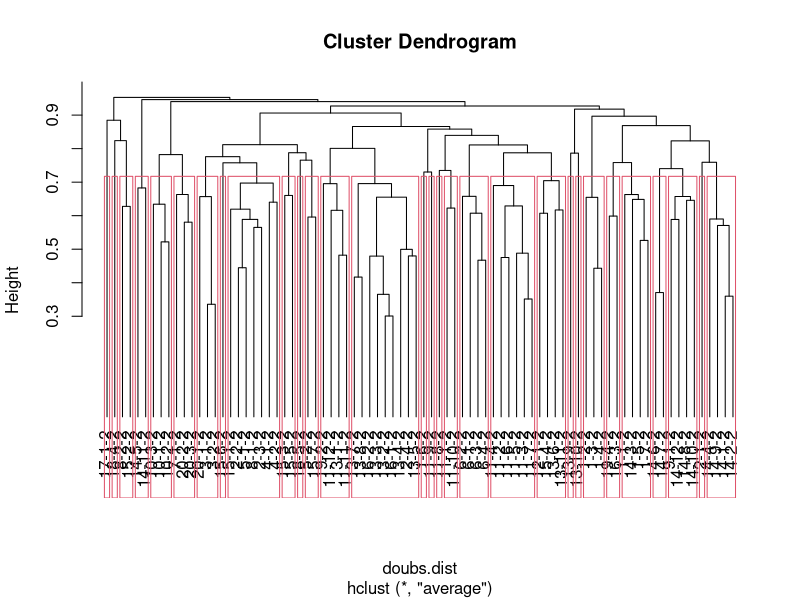
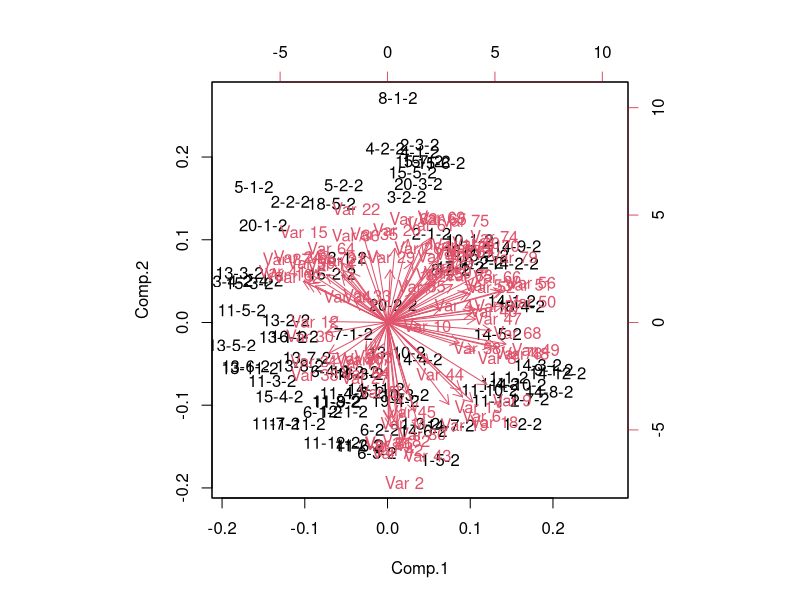
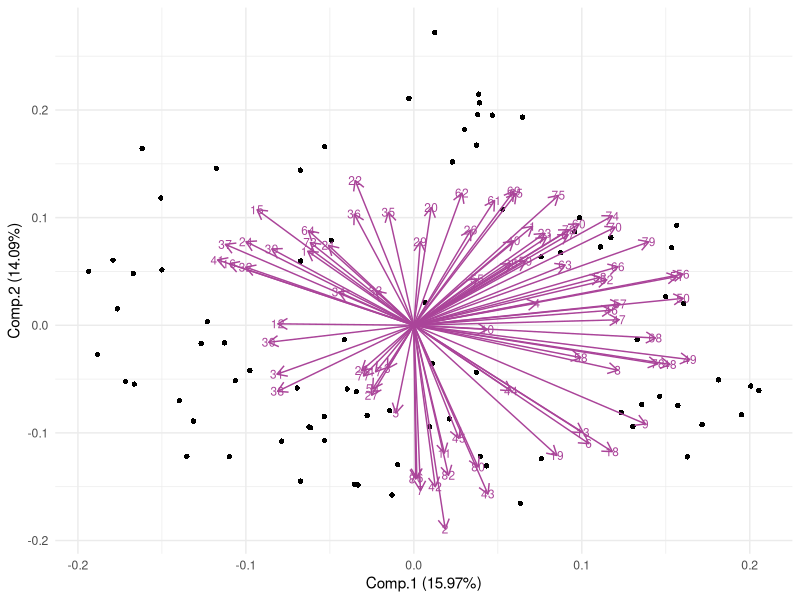
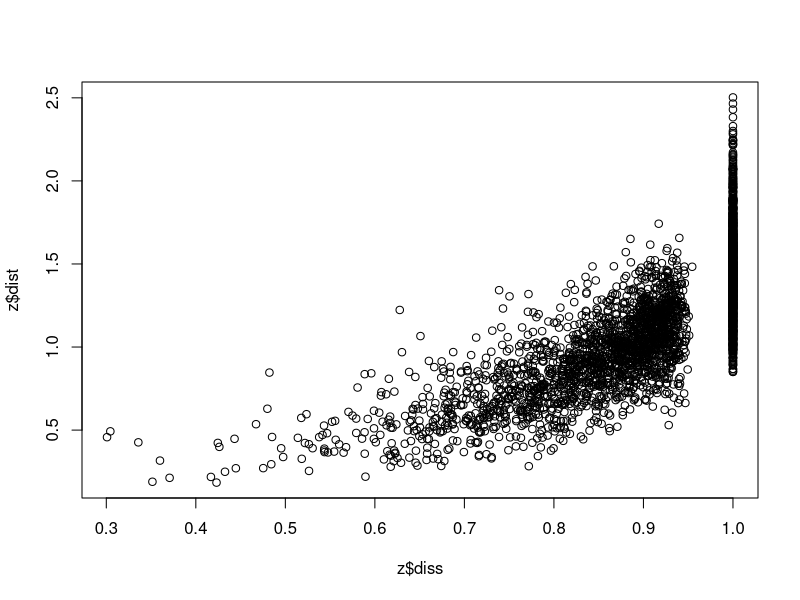
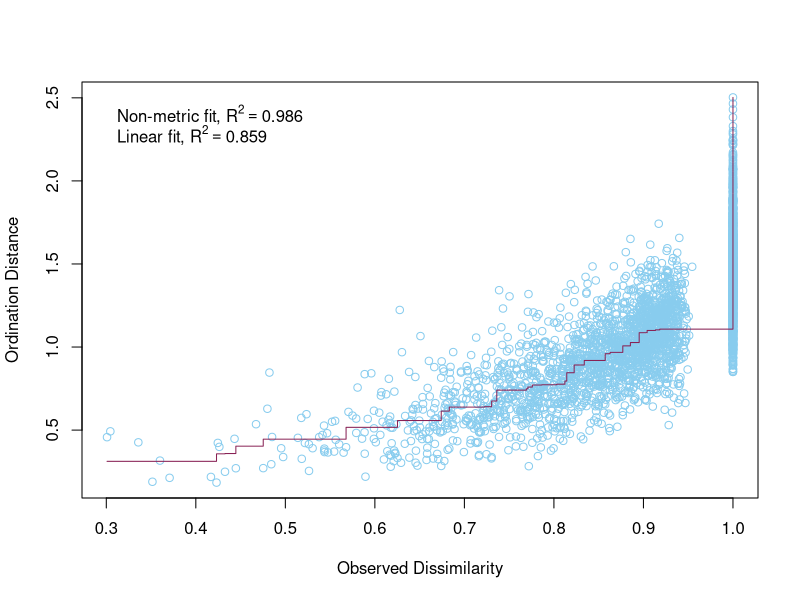
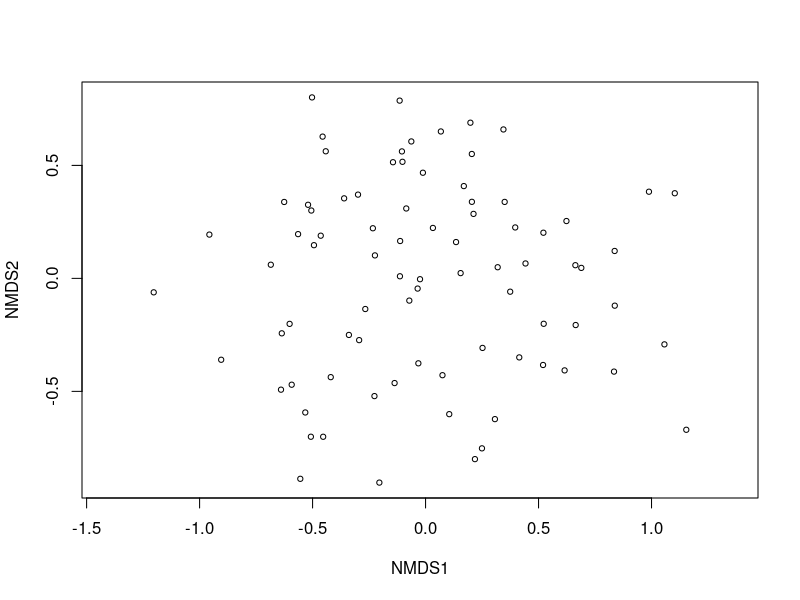
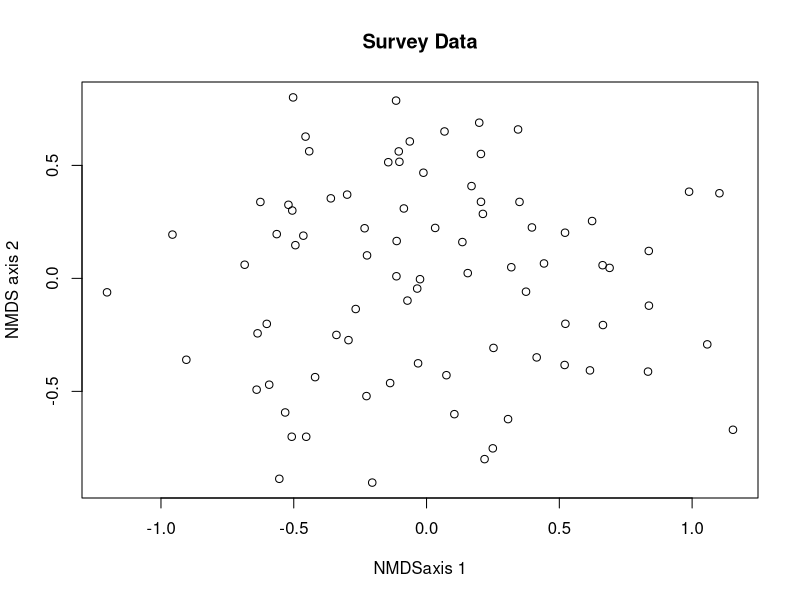
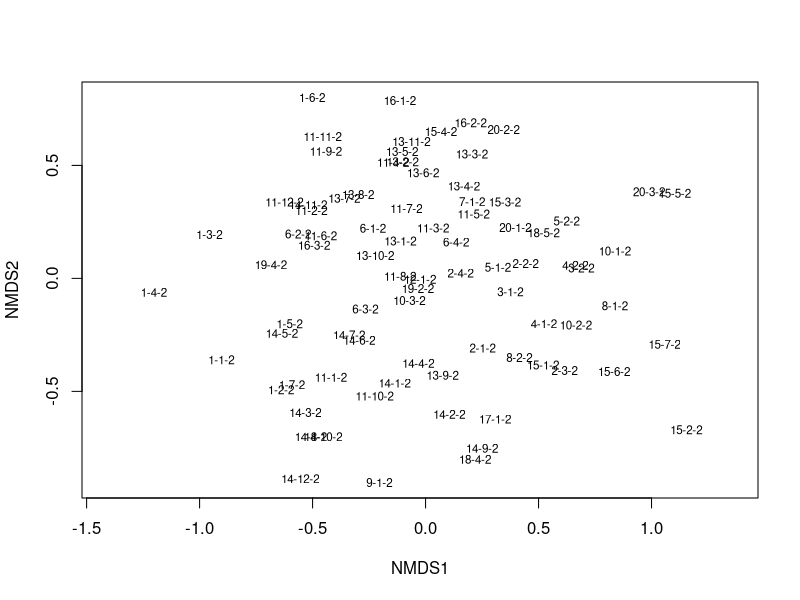

Write R code to recreate these figures, in order. (Note: this script raises an error after producing the figures.)
#### NMDS ####

# Before anything else, verify that your environment is totally clear.
# This is important, because old objects can foul up the works
# Clean up the working environment
rm(list = ls())

# Verify working directory, should be ~/Documents/Analyses/lastname_first
getwd()

# Load tidyverse
library("tidyverse")
# Check for updates
tidyverse_update()


#### Cleaning up the data ####

library(dplyr)

library(readr)
SurveyData <- read_csv("SurveyData_Clean.csv")

library(readr)
SurveyData <- read_csv("SurveyData_Clean_WN_removed.csv")

# The species that were entered as percent-cover need to be accounted for
# Given that the number of plants will vary greatly, but cover plants were all
# in Tier_1, for each percent cover plant I will give a value of 

# The plot needs to be numeric, so I need to change the Plot names to unique
# numeric variables, site needs to be given a number value as does W_N

# This code gives the combined plot names a simple, unique, numeric ID, but I 
# would like clearer ID's so I will use another method
# SurveyData_Combined$Plot <- as.numeric(as.factor(SurveyData_Combined$Plot))

# Assigning the Site a unique numeric value
SurveyData$Site <- as.numeric(as.factor(SurveyData$Site))
# Assigning W and N unique numeric values (weed is now 2, native is now 1)
SurveyData$W_N <- as.numeric(as.factor(SurveyData$W_N))

# Now combine this into unique numerical plot names
library(tidyr)
SurveyData_Combined <- SurveyData %>%
  unite(Plot, Site, Plot, sep = "-")

# Unite Plot and Weed vs Native columns so that now the plot id is all in one
# column that includes the site, plot number, and whether it is weed or native
library(tidyr)
SurveyData_Combined <- SurveyData_Combined %>%
  unite(Plot, Plot, W_N, sep = "-")


#### Change the data to be a matrix (n sample units x p species) ####

# This code gives NA values when species are not present in a plot
#Survey_wideNA <- SurveyData_Combined %>%
#  pivot_wider(names_from = Plot, 
#              values_from = Tier_1, 
#              id_cols = ScientificName)

# autotransform is not doing anything, so I need to transform my data
# square root was given as a good transformation, so I will do that

SurveyData_Combined$Tier_1_sqrt <- sqrt(SurveyData_Combined$Tier_1)

# Filter down to only native species
# Remove native species plots
# Remove rows where Group is "Native"

SurveyData_Combined_Weeds <- SurveyData_Combined %>% 
  filter(CentralSpecies != "Native")

# This code gives 0 values when species are not present in a plot
Survey_wide <- SurveyData_Combined_Weeds %>%
  pivot_wider(names_from = ScientificName, 
              values_from = Tier_1_sqrt, 
              id_cols = Plot) %>%
  mutate_all(~ replace(., is.na(.), 0))

# instead of being a tibble, I wanted to convert it back to a data frame
Survey_wide = as.data.frame(Survey_wide)


# Needs to remove the first column of numbers as row names and make the Scientific 
# names of species into the row names
row.names(Survey_wide) <- Survey_wide$Plot 
# Remove the first column from the data frame 
Survey_wide <- Survey_wide[, -1]

#Quick checks for empty rows or columns...
rowSums(Survey_wide)
colSums(Survey_wide)

# These are the columns that need to be removed using the data with the extra 
# woolly nightshades removed
Survey_wide<-Survey_wide[,-115] # this gets rid of the the column where there is a zero
Survey_wide<-Survey_wide[,-40] # this gets rid of the the column where there is a zero
Survey_wide<-Survey_wide[,-39] # this gets rid of the the column where there is a zero


# These are the columns that need to be removed using the data without the extra woolly
# nightshades removed
Survey_wide<-Survey_wide[,-14] # this gets rid of the the column where there is a zero
Survey_wide<-Survey_wide[,-34] # this gets rid of the the column where there is a zero
Survey_wide<-Survey_wide[,-37] # this gets rid of the the column where there is a zero

# This code gives 0 values when species are not present in a plot
# Survey_wide <- SurveyData_Combined %>%
#  pivot_wider(names_from = ScientificName, 
#              values_from = Tier_1_sqrt, 
#              id_cols = Plot) %>%
#  mutate_all(~ replace(., is.na(.), 0))

# instead of being a tibble, I wanted to convert it back to a data frame
# Survey_wide = as.data.frame(Survey_wide)


# Needs to remove the first column of numbers as row names and make the Scientific 
# names of species into the row names
# row.names(Survey_wide) <- Survey_wide$Plot 
# Remove the first column from the data frame 
# Survey_wide <- Survey_wide[, -1]

# Note is that this is not subset, may need to subset to only the 
# most common species or species that occur more than 5 times etc.

#### NMDS ####

library(vegan)

#Quick checks for empty rows or columns...
# rowSums(Survey_wide)
# colSums(Survey_wide)

#Empty sites can cause problems so let's drop it
# Survey_wide<-Survey_wide[,-46] # this gets rid of the the column where there is a zero
# Survey_wide<-Survey_wide[,-49,] # this gets rid of the the column where there is a zero

doubs.dist<-vegdist(Survey_wide)
doubs.dist

# Check for Na, NaN,Inf values
any(is.na(doubs.dist))
any(is.infinite(doubs.dist))


#Classification
Survey_wide<-hclust(doubs.dist,method='average')
plot(Survey_wide,hang=-1) #The hang=-1 tidies it up so all the end nodes finish at the same level
grp<-cutree(Survey_wide,k=30) #K=4 is saying to identify the dominant 4 groups.
grp
rect.hclust(Survey_wide, k=30)


#Conduct a PCA on continuous data, commonly used for environmental 
#variable reduction. Say we want to combine variables that are similar in 
#for SEM we may use PCA

# linkage - once you have the two most similar sites together, how do you think about the similarity to the other sites. Best method is UPPGMA (an average weighed method)

# Now doing a PCA on the data
# Can do PCA on vegan or just the base programme of R, they just use different commands 
# (see powerpoint handout for more info)

doubs.pca<-princomp(doubs.dist,cor=TRUE)
summary(doubs.pca) 
biplot(doubs.pca)

# Create PCA biplot with sites as points

# Load necessary libraries
library(ggplot2)
library(ggfortify)

autoplot(
  doubs.pca,
  data = doubs.dist,
  loadings = TRUE,             # Display loadings vectors
  loadings.label = TRUE,       # Display loadings labels
  loadings.colour = '#AA4499',     # Loadings vector color
  loadings.label.size = 3,     # Loadings label size
  loadings.label.colour = "#AA4499", # Loadings label color
  shape = 16) +                   # Use points for sites
  theme_minimal()              # Apply a minimal theme



#Moving on now to MDS
#DO MDS with vegan package
z <- metaMDS(comm = doubs.dist,
             autotransform = FALSE,
             distance = "bray",
             engine = "monoMDS",
             k = 4,
             weakties = TRUE,
             model = "global",
             maxit = 300,
             try = 40,
             trymax = 50)

z
# Stress Plot = Sheppard Plot
plot(z$diss, z$dist)

stressplot(object = z,
           p.col = "#88CCEE",
           l.col = "#882255",
           lwd = 1)

#always report the stress for MDS, never report the Rsquared you get from that plot above
plot(z)

plot(z[["points"]][,2]~z[["points"]][,1],main="Survey Data", xlab="NMDSaxis 1" , ylab= "NMDS axis 2", cex = 0.5 +as.numeric(Survey_wide$nit))

# Using ggplot2 to make a plot with site names
plot(z, type = "t")

# Looking at the stress/goodness of fit
gof <- goodness(object = z)
plot(z, display = "sites", type = "none")
points(z, display = "sites", cex = 2*gof/mean(gof))


# Make the points into a data frame for ggplot
z$points %>% head()
z.points <- data.frame(z$points)

# I need to make a new data frame that is just the plots and the Central species
# for that plot
# Load the dplyr package
library(dplyr)

# Create a new data frame with unique Plot values
Plot_Species <- SurveyData_Combined_Weeds %>% distinct(Plot, .keep_all = TRUE)

grp <- Plot_Species$CentralSpecies

# I don't think I need these

# data.scores <- as.data.frame(scores(z))  #Using the scores function from vegan to extract the site scores and convert to a data.frame
# data.scores$site <- rownames(z)  # create a column of site names, from the rownames of data.scores
# data.scores$grp <- grp  #  add the grp variable created earlier
# head(data.scores)  #look at the data


# Create a data frame of NMDS results with group information
z.points$Group <- Plot_Species$CentralSpecies # Replace with your group column

# Customize plot with ggplot2
nmds_plot <- ggplot(data = z.points, aes(x = MDS1, y = MDS2, shape = Group, color = Group)) +
  geom_point(size = 2) + # Set point size
  scale_shape_manual(values = c(16, 15, 18, 19)) + # Customize shapes
  scale_color_manual(values = c("#EE6677", "#228833", "#661100", "#44AA99")) + # Customize colors
  theme_minimal() +
  labs(x = "NMDS1", y = "NMDS2")

# Print the plot
print(nmds_plot)

# This plot works!!!!!!!!

# Customize plot with ggplot2 add polygons/ellipses
nmds_plot <- ggplot(data = z.points, aes(x = MDS1, y = MDS2, shape = Group, color = Group)) +
  geom_point(size = 2) + # Set point size
  scale_shape_manual(values = c(16, 15, 18, 19)) + # Customize shapes
  scale_color_manual(values = c("#EE6677", "#228833", "#661100", "#44AA99")) + # Customize colors
  geom_polygon(data = z.points, aes(fill = Group, group = Group), alpha = 0.1) +
  theme_minimal() +
  labs(x = "NMDS1", y = "NMDS2")

# Print the plot
print(nmds_plot)

# Customize plot with ggplot2 add ellipses
nmds_plot <- ggplot(data = z.points, aes(x = MDS2, y = MDS4, shape = Group, color = Group)) +
  geom_point(size = 2) + # Set point size
  scale_shape_manual(values = c(16, 15, 18, 19)) + # Customize shapes
  scale_color_manual(values = c("#EE6677", "#228833", "#661100", "#44AA99")) + # Customize colors
  stat_ellipse(aes(group = Group, fill = Group), geom = "polygon", alpha = 0.1) +
  theme_minimal() +
  labs(x = "NMDS1", y = "NMDS2")

# Print the plot
print(nmds_plot)

# Native species plots are kind of all over the place, let's look at it without 
# Native plots

# Remove native species plots
# Remove rows where Group is "Native"
# z.points.weeds <- z.points %>% 
#  filter(Group != "Native")


# Customize plot with ggplot2 add ellipses
nmds_plot <- ggplot(data = z.points, aes(x = MDS2, y = MDS4, shape = Group, color = Group)) +
  geom_point(size = 2) + # Set point size
  scale_shape_manual(values = c(16, 15, 17)) + # Customize shapes
  scale_color_manual(values = c("#EE6677", "#661100", "#44AA99")) + # Customize colors
  stat_ellipse(aes(group = Group, fill = Group), geom = "polygon", alpha = 0.1) +
  theme_minimal() +
  labs(x = "NMDS2", y = "NMDS4")

# Print the plot
print(nmds_plot)

# Look with centroids
group_centroids <- data.frame(
  Location = c("Solanum mauritianum", "Ligustrum lucidum", "Paraserianthes lophantha"),
  Centroid_X = c(mean(z.points$MDS1[z.points$Group == "Solanum mauritianum"]),
                 mean(z.points$MDS1[z.points$Group == "Ligustrum lucidum"]),
                 mean(z.points$MDS1[z.points$Group == "Paraserianthes lophantha"])),
  Centroid_Y = c(mean(z.points$MDS2[z.points$Group == "Solanum mauritianum"]),
                 mean(z.points$MDS2[z.points$Group == "Ligustrum lucidum"]),
                 mean(z.points$MDS2[z.points$Group == "Paraserianthes lophantha"])),
  Centroid_Z = c(mean(z.points$MDS3[z.points$Group == "Solanum mauritianum"]),
                 mean(z.points$MDS3[z.points$Group == "Ligustrum lucidum"]),
                 mean(z.points$MDS3[z.points$Group == "Paraserianthes lophantha"])),
  Centroid_A = c(mean(z.points$MDS4[z.points$Group == "Solanum mauritianum"]),
                 mean(z.points$MDS4[z.points$Group == "Ligustrum lucidum"]),
                 mean(z.points$MDS4[z.points$Group == "Paraserianthes lophantha"])),
  Centroid_B = c(mean(z.points$MDS5[z.points$Group == "Solanum mauritianum"]),
                 mean(z.points$MDS5[z.points$Group == "Ligustrum lucidum"]),
                 mean(z.points$MDS5[z.points$Group == "Paraserianthes lophantha"]))
)

# Sort z.points.weeds to match group-centroids order
# Define the custom order for the 'group' column
z.points$Group <- factor(z.points$Group, levels = c('Solanum mauritianum', 'Ligustrum lucidum', 'Paraserianthes lophantha'))

# Sort the data frame based on the custom order
z.points <- z.points[order(z.points$Group), ]


plot_data<-data.frame(
  Location = z.points$Group,
  MDS1=z.points$MDS1,
  MDS2=z.points$MDS2,
  MDS3=z.points$MDS3,
  MDS4=z.points$MDS4,
#  MDS5=z.points$MDS5,
  xend=c(rep( group_centroids[1,2],27),rep(group_centroids[2,2],28), rep(group_centroids[3,2],27)),
  yend=c(rep( group_centroids[1,3],27),rep(group_centroids[2,3],28), rep(group_centroids[3,3],27)),
  zend=c(rep( group_centroids[1,4],27),rep(group_centroids[2,4],28), rep(group_centroids[3,4],27)),
  Aend=c(rep( group_centroids[1,5],27),rep(group_centroids[2,5],28), rep(group_centroids[3,5],27)))
#  Bend=c(rep(group_centroids[1,6],27),rep( group_centroids[2,6],28), rep(group_centroids[3,6],27)))

# ggplot with centroids
ggplot(plot_data, aes(x = MDS2, y = MDS4, shape = Location, color = Location)) +
  geom_point(size=2) +
  scale_color_manual(values = c("#EE6677", "#661100", "#44AA99")) + 
  scale_shape_manual(values = c(16, 15, 17)) + 
  stat_ellipse(aes(group = Location, fill = Location), geom = "polygon", alpha = 0.1) +
  geom_point(data = group_centroids, aes(x = Centroid_Y, y = Centroid_B, shape = Location, color = Location)) +
  geom_segment(data = plot_data, aes(x = MDS2, y = MDS4, 
  xend = yend, yend = Aend, color = Location), alpha = 0.5)+

  theme_bw()

#### PERMANOVA ####

# Filter down to only native species
# Remove native species plots
# Remove rows where Group is "Native"

SurveyData_Combined_Weeds <- SurveyData_Combined %>% 
  filter(CentralSpecies != "Native")

# This code gives 0 values when species are not present in a plot
Survey_perm <- SurveyData_Combined_Weeds %>%
  pivot_wider(names_from = ScientificName, 
              values_from = Tier_1_sqrt, 
              id_cols = Plot) %>%
  mutate_all(~ replace(., is.na(.), 0))

# instead of being a tibble, I wanted to convert it back to a data frame
Survey_perm = as.data.frame(Survey_perm)


# Needs to remove the first column of numbers as row names and make the Scientific 
# names of species into the row names
row.names(Survey_perm) <- Survey_perm$Plot 
# Remove the first column from the data frame 
Survey_perm <- Survey_perm[, -1]

#Quick checks for empty rows or columns...
rowSums(Survey_perm)
colSums(Survey_perm)

# These are the columns that need to be removed using the data with the extra 
# woolly nightshades removed
Survey_perm<-Survey_perm[,-115] # this gets rid of the the column where there is a zero
Survey_perm<-Survey_perm[,-40] # this gets rid of the the column where there is a zero
Survey_perm<-Survey_perm[,-39] # this gets rid of the the column where there is a zero

#Empty sites can cause problems so let's drop it
Survey_perm<-Survey_perm[,-14] # this gets rid of the the column where there is a zero
Survey_perm<-Survey_perm[,-34] # this gets rid of the the column where there is a zero
Survey_perm<-Survey_perm[,-37] # this gets rid of the the column where there is a zero


# Make a distance matrix
perm_dist<-vegdist(Survey_perm, method='bray')


#Assumptions

dispersion<-betadisper(perm_dist, group=plot_data$Location,type = "centroid")

plot(dispersion)

anova(dispersion)


#Test

Perma_result<-adonis2( perm_dist~as.factor(plot_data$Location), data=perm_dist,
                       permutations=9999)

Perma_result
